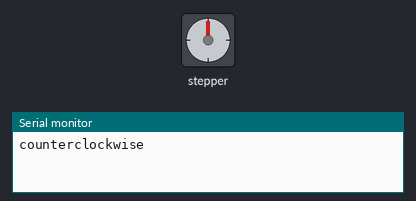
The sketch below on a simulated Arduino Uno, built with avr-gcc and run on an emulated ATmega328P. Parts: stepper motor, the last lines printed to the serial monitor. Stepper angles assume 2048 steps per turn.

Above: at 0.05 s.
At 2.15 s:
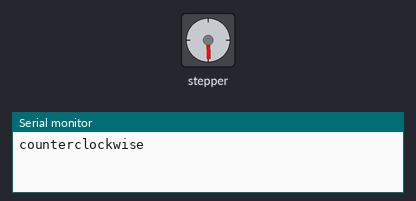
At 4.3 s:
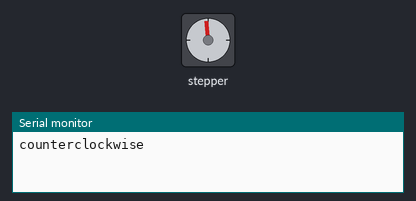
At 9.45 s:
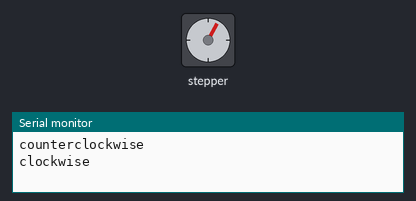
Timing chart, 0 to 13.8 s (numbered marks = the images above):
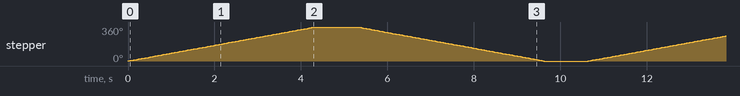

Measured:
- by itself, stepper: turns 360° clockwise in 4.3 s, then 360° counter-clockwise in 4.3 s, repeating every 10.6 s

The sketch:

StepMotor.ino
```cpp
#include <Stepper.h>

// Rotation angle setting = 2048:(360 degree), 1024:(180 degree)
const int stepsPerRevolution = 2048;

// Pin connected to motor drive IN4, IN2, IN3, IN1
Stepper myStepper(stepsPerRevolution,11,9,10,8);

void setup() {
  myStepper.setSpeed(14);  //Motor speed setting
  Serial.begin(9600);
}
void loop() {
  // One turn counterclockwise
  Serial.println("counterclockwise");
  myStepper.step(stepsPerRevolution);
  delay(1000);

  // Clockwise rotation
  Serial.println("clockwise");
  myStepper.step(-stepsPerRevolution);
  delay(1000);
}
```
